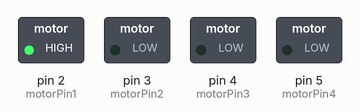
This sketch was run on a simulated Arduino Uno, built with avr-gcc and run on an emulated ATmega328P. Parts: switched loads named in the sketch (green lamp = pin HIGH).

Above: at 0.2 s.
At 1.2 s:
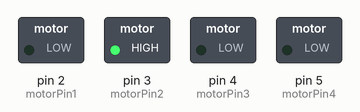
At 2.7 s:
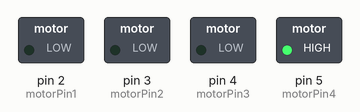
At 3.7 s:
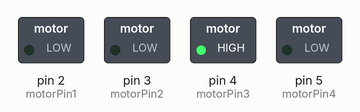
Timing chart, 0 to 4.6 s (numbered marks = the images above):
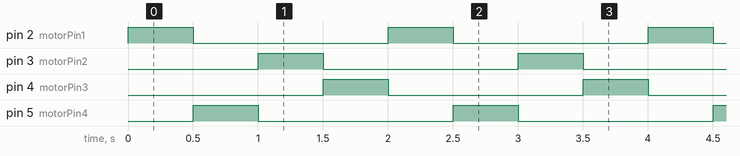

Measured:
- by itself, pin 2 (motorPin1), pin 3 (motorPin2), pin 4 (motorPin3), pin 5 (motorPin4): alternates HIGH for 0.50 s and LOW for 1.5 s
- by itself, everything shown: repeats every 2.0 s, in 4 steps

The sketch:

2CH-Stepper-ctl.ino
```cpp
int motorPin1 = 2;
int motorPin2 = 3;
int motorPin3 = 4;
int motorPin4 = 5;
int delayTime = 500;

void setup() {
  pinMode(motorPin1, OUTPUT);
  pinMode(motorPin2, OUTPUT);
  pinMode(motorPin3, OUTPUT);
  pinMode(motorPin4, OUTPUT);
}


void loop() {
direction1();
}

void direction1(){
// think about the clock direction here, A at 0:00, BB at 3:00, AA at 6:00; B at 9:00
A();
BB();
AA();
B();
}

void direction2(){
B();
AA();
BB();
A();
}

void A() {
  digitalWrite(motorPin1, HIGH);
  digitalWrite(motorPin2, LOW);
  digitalWrite(motorPin3, LOW);
  digitalWrite(motorPin4, LOW);
  delay(delayTime);
}

void AA() {
  digitalWrite(motorPin1, LOW);
  digitalWrite(motorPin2, HIGH);
  digitalWrite(motorPin3, LOW);
  digitalWrite(motorPin4, LOW);
  delay(delayTime);
}

void BB() {
  digitalWrite(motorPin1, LOW);
  digitalWrite(motorPin2, LOW);
  digitalWrite(motorPin3, LOW);
  digitalWrite(motorPin4, HIGH);
  delay(delayTime);
}

void B() {
  digitalWrite(motorPin1, LOW);
  digitalWrite(motorPin2, LOW);
  digitalWrite(motorPin3, HIGH);
  digitalWrite(motorPin4, LOW);
  delay(delayTime);
}
```
